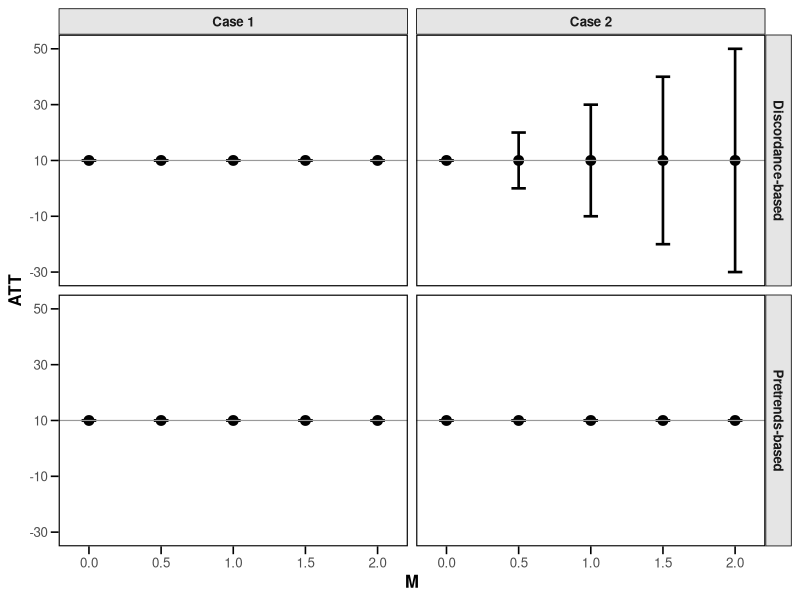

Write the R code that produced this figure. (Note: this script raises an error after producing the figure.)
# =============================================================================
# 02_sens_plot_cases.R
#
# PURPOSE: Produce Figure 2 in the manuscript.
#   Compares the pretrends-based and discordance-based sensitivity bounds for
#   the two stylized cases introduced in Figure 1. For each case and each
#   sensitivity model, plots the identified set for the ATT as a function of
#   the sensitivity parameter M in {0, 0.5, 1, 1.5, 2}.
#
# OUTPUT: output/figures/sens_plot_cases.pdf  [Figure 2]
#
# NOTE: Run from the repo root directory.
# =============================================================================

rm(list = ls())
library(dplyr)    # filter, mutate, group_by, arrange, ungroup, distinct, if_else
library(tidyr)    # expand_grid, pivot_longer, pivot_wider
library(purrr)    # map_dfr
library(tibble)   # tibble()
library(stringr)  # str_detect()
library(ggplot2)  # all plotting

# -----------------------------------------------------------------------------
# 1. Reconstruct the stylized outcome data
#    (same setup as 01_DID_cases.R)
# -----------------------------------------------------------------------------

treated_vals <- c(10, 20, 60)

control_vals_list <- list(
  "Case 1" = c(5, 15, 25),
  "Case 2" = c(5, 15, 5)
)

# Stack all cases into one tidy data frame with group, time, and outcomes
df <- map_dfr(
  .x = names(control_vals_list),
  .f = function(case) {
    tibble(
      Case    = case,
      Time    = 1:3,
      Treated = treated_vals,
      Control = control_vals_list[[case]]
    )
  }
)

# -----------------------------------------------------------------------------
# 2. Compute gain scores (period-over-period changes)
# -----------------------------------------------------------------------------

gain_df <- df |>
  group_by(Case) |>
  arrange(Time) |>
  mutate(
    Treated_gain = Treated - lag(Treated),  # NA for Time == 1
    Control_gain = Control - lag(Control)
  ) |>
  ungroup()

# -----------------------------------------------------------------------------
# 3. Compute sensitivity quantities for each case
#
#    delta  (pretrends-based): absolute difference in gain scores between
#            treated and control in the *last pre-period* (Time == 2)
#
#    error  (discordance-based): maximum absolute difference between the
#            control group's post-period gain and any other observed gain,
#            taken over all group × pre-period combinations
# -----------------------------------------------------------------------------

sensitivity_df <- gain_df |>
  filter(Time %in% c(1, 2, 3)) |>
  group_by(Case) |>
  mutate(
    # Pretrends delta: |treated gain - control gain| at Time 2
    delta = ifelse(
      Time == 2,
      abs(Treated_gain - Control_gain),
      NA_real_
    ),
    # Discordance error: max absolute deviation of any gain from the
    # control-group post-period gain (control gain at Time 3)
    error = ifelse(
      Time %in% c(2, 3),
      max(
        abs(Treated_gain[Time == 1] - Control_gain[Time == 3]),
        abs(Treated_gain[Time == 2] - Control_gain[Time == 3]),
        abs(Control_gain[Time == 1] - Control_gain[Time == 3]),
        abs(Control_gain[Time == 2] - Control_gain[Time == 3]),
        na.rm = TRUE
      ),
      NA_real_
    )
  ) |>
  dplyr::select(Case, Time, delta, error) |>
  ungroup()

# -----------------------------------------------------------------------------
# 4. Build the sensitivity plot data
#    For each M and each case, compute the upper and lower ATT bounds
#    under both the pretrends-based and discordance-based models.
#
#    Benchmark: post-treatment gain under exact parallel trends = 10
#    (i.e., the ATT point estimate when M = 0)
#
#    The worst-case delta and error are taken across all cases/periods,
#    making the calibration common across cases for comparability.
# -----------------------------------------------------------------------------

Ms <- c(0, 0.5, 1, 1.5, 2)   # sensitivity parameter grid
standard_post_gain <- 10       # ATT under exact parallel trends

# Take the worst-case sensitivity quantity across all cases
common_delta <- max(sensitivity_df$delta, na.rm = TRUE)  # pretrends benchmark
common_error <- max(sensitivity_df$error, na.rm = TRUE)  # discordance benchmark

# For each M x case combination, form bounds for both models
sensitivity_plot_data <- expand_grid(M = Ms, sensitivity_df) |>
  mutate(
    post_gain = standard_post_gain,

    # Pretrends-based bounds: apply only to Case 3 (the case with pre-trend violation)
    # Case 1 and Case 2 satisfy pretrends, so their bounds are point-identified at M=0
    bound_lower     = if_else(Case == "Case 3",
                              standard_post_gain - M * common_delta,
                              standard_post_gain),
    bound_upper     = if_else(Case == "Case 3",
                              standard_post_gain + M * common_delta,
                              standard_post_gain),

    # Discordance-based bounds: apply to Cases 2 and 3 (non-trivial discordance)
    bound_lower_alt = if_else(Case != "Case 1",
                              standard_post_gain - M * common_error,
                              standard_post_gain),
    bound_upper_alt = if_else(Case != "Case 1",
                              standard_post_gain + M * common_error,
                              standard_post_gain)
  ) |>
  # Reshape to long on bound type, then separate model and side
  pivot_longer(
    cols      = starts_with("bound_"),
    names_to  = "bound_type",
    values_to = "value"
  ) |>
  mutate(
    model      = if_else(str_detect(bound_type, "alt"),
                         "Discordance-based", "Pretrends-based"),
    bound_side = if_else(str_detect(bound_type, "lower"), "lower", "upper")
  ) |>
  distinct(Case, M, post_gain, model, bound_side, value) |>
  pivot_wider(names_from = bound_side, values_from = value) |>
  mutate(
    model     = factor(model, levels = c("Discordance-based", "Pretrends-based")),
    post_gain = as.numeric(post_gain)
  )

# Restrict to Cases 1 and 2 (the two cases shown in the manuscript)
plot_data <- sensitivity_plot_data |>
  filter(Case %in% c("Case 1", "Case 2")) |>
  filter(!is.na(lower) & !is.na(upper)) |>
  droplevels()

# Compute y-axis and x-axis limits with slight padding
y_limits <- c(min(plot_data$lower, na.rm = TRUE) - 1,
              max(plot_data$upper, na.rm = TRUE) + 1)
x_limits <- c(min(plot_data$M) - 0.1, max(plot_data$M) + 0.1)

# -----------------------------------------------------------------------------
# 5. Plot  (Figure 2)
#    Faceted by sensitivity model (rows) x case (columns).
#    Each panel shows the ATT point estimate (dot) and identified set
#    (vertical bar) as M increases.
# -----------------------------------------------------------------------------

p <- ggplot(data = plot_data) +
  # Identified set for ATT: vertical error bar spanning [lower, upper]
  geom_errorbar(
    aes(x = M, ymin = lower, ymax = upper),
    width     = 0.1,
    linewidth = 0.9,
    color     = "black"
  ) +
  # ATT point estimate (M = 0: parallel trends holds exactly)
  geom_point(
    aes(y = post_gain, x = M),
    size  = 3,
    color = "black"
  ) +
  # Reference line at the point estimate
  geom_hline(
    aes(yintercept = post_gain),
    color     = "gray60",
    linewidth = 0.4
  ) +
  # Facets: rows = model, columns = case
  facet_grid(model ~ Case, scales = "fixed") +
  scale_x_continuous(
    limits = x_limits,
    breaks = seq(0, 2, by = 0.5)
  ) +
  scale_y_continuous(
    limits = y_limits,
    breaks = seq(-30, 50, by = 20)
  ) +
  labs(x = "M", y = "ATT") +
  theme_minimal(base_size = 12) +
  theme(
    legend.position   = "none",
    panel.grid        = element_blank(),
    panel.border      = element_rect(color = "black", fill = NA, linewidth = 0.8),
    strip.background  = element_rect(fill = "gray90", color = "black"),
    strip.text        = element_text(face = "bold"),
    axis.ticks.x      = element_line(),
    axis.ticks.y      = element_line(),
    axis.ticks.length = unit(0.2, "cm"),
    axis.title.y      = element_text(face = "bold"),
    axis.title.x      = element_text(face = "bold")
  )

# -----------------------------------------------------------------------------
# 6. Save  ->  Figure 2 in the manuscript
# -----------------------------------------------------------------------------

ggsave(
  filename = "output/figures/sens_plot_cases.pdf",   # Figure 2
  plot     = p,
  width    = 6.5,
  height   = 4.5,
  units    = "in",
  dpi      = 600,
  device   = cairo_pdf
)
